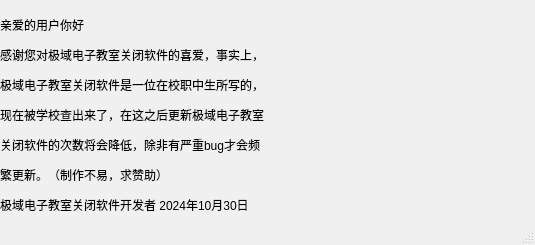
<?xml version="1.0" encoding="UTF-8"?>
<ui version="4.0">
 <class>stop</class>
 <widget class="QMainWindow" name="stop">
  <property name="geometry">
   <rect>
    <x>0</x>
    <y>0</y>
    <width>535</width>
    <height>245</height>
   </rect>
  </property>
  <property name="windowTitle">
   <string>开发者留言</string>
  </property>
  <property name="styleSheet">
   <string notr="true">background-image: url(:/wallpaper_white.jpg);</string>
  </property>
  <widget class="QWidget" name="centralwidget">
   <widget class="QLabel" name="label">
    <property name="geometry">
     <rect>
      <x>0</x>
      <y>0</y>
      <width>361</width>
      <height>231</height>
     </rect>
    </property>
    <property name="styleSheet">
     <string notr="true">background-color: #F0F0F0;
font: 12pt &quot;Microsoft YaHei UI&quot;;</string>
    </property>
    <property name="text">
     <string>&lt;html&gt;&lt;head/&gt;&lt;body&gt;&lt;p&gt; 亲爱的用户你好&lt;/p&gt;&lt;p&gt; 感谢您对极域电子教室关闭软件的喜爱，事实上，&lt;/p&gt;&lt;p&gt; 极域电子教室关闭软件是一位在校职中生所写的，&lt;/p&gt;&lt;p&gt; 现在被学校查出来了，在这之后更新极域电子教室&lt;/p&gt;&lt;p&gt; 关闭软件的次数将会降低，除非有严重bug才会频&lt;/p&gt;&lt;p&gt; 繁更新。（制作不易，求赞助）&lt;/p&gt;&lt;p&gt; 极域电子教室关闭软件开发者 2024年10月30日&lt;/p&gt;&lt;/body&gt;&lt;/html&gt;</string>
    </property>
   </widget>
   <widget class="QLabel" name="label_2">
    <property name="geometry">
     <rect>
      <x>350</x>
      <y>0</y>
      <width>201</width>
      <height>231</height>
     </rect>
    </property>
    <property name="styleSheet">
     <string notr="true">image: url(:/822470fef6681fa11a87e266f0f2a3f.jpg);</string>
    </property>
    <property name="text">
     <string/>
    </property>
   </widget>
  </widget>
  <widget class="QMenuBar" name="menubar">
   <property name="geometry">
    <rect>
     <x>0</x>
     <y>0</y>
     <width>535</width>
     <height>20</height>
    </rect>
   </property>
  </widget>
  <widget class="QStatusBar" name="statusbar"/>
 </widget>
 <resources/>
 <connections/>
</ui>
